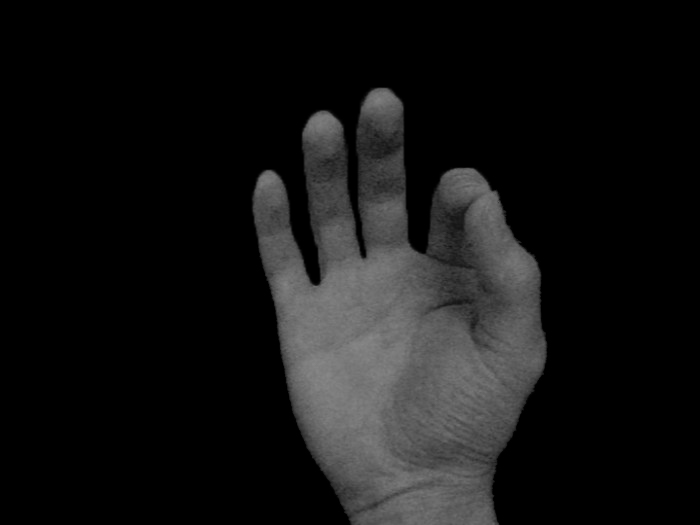
#> input picture Exp#3/Backgroung_Black/100_3101.jpg, 700 x 525 px, given in place of the camera
$ python HandGestureBook.py   (older library calls are emulated)
#> lines starting #> are read from the running program, lines starting #| are printed output that depends on the picture; after the words box and inside, x2 and y2 are one past the last pixel; in counts of white or black regions, pixels touching at a corner belong together
import numpy as np
import cv2

cap = cv2.VideoCapture(0)

while (True):
    ret , frame = cap.read()
#> frame is the input picture: shape (525, 700, 3); min 0, max 136, mean 20.3

    #coversion from color to gray
    gray = cv2.cvtColor(frame , cv2.COLOR_BGR2GRAY)

    #make edge detection , and countours easy by blending pixels reduces noise

    blur =  cv2.GaussianBlur(gray, (3,3), 0)

    #Extract the area of the hand from background
    #segment the image by binarizing it  (threshold)
    # OTSU good for back and forre-ground images
    ret , otsu = cv2.threshold( blur ,0 , 255 , cv2.THRESH_BINARY_INV + cv2.THRESH_OTSU)
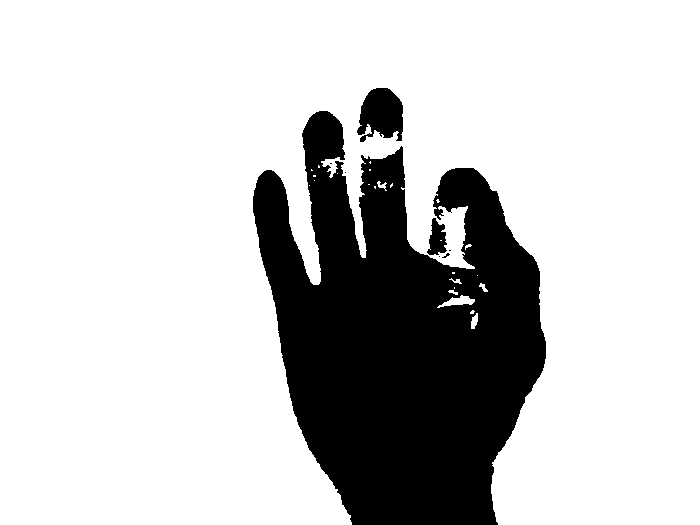
#> otsu: shape (525, 700); 78.6% white; 8 black regions (5 under 20 px), largest, box (x1, y1, x2, y2) and area: (253, 111, 546, 525) 76309, (357, 88, 403, 142) 1800, (427, 218, 447, 255) 473
#> ret = 46
    #thresh = cv2.erode(otsu,None, iterations = 2)
    thresh = cv2.dilate (otsu, None , iterations = 2)
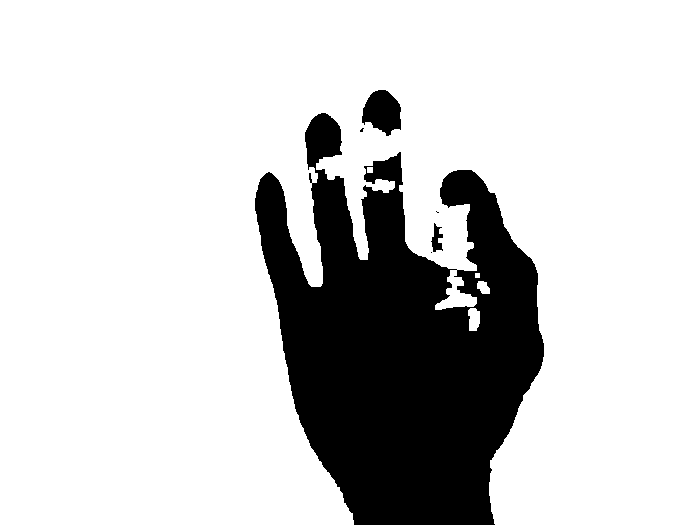
#> thresh: shape (525, 700); 80.4% white; 6 black regions (3 under 20 px)
    # show image
    cv2.imshow ('Original',gray)
    #cv2.imshow ('Blur' , blur)
    cv2.imshow ('OTSU' , otsu)
    cv2.imshow('thresh' , thresh )
  #find the countors in the image
    im2, contours, hierarchy = cv2.findContours(thresh,cv2.RETR_TREE,cv2.CHAIN_APPROX_SIMPLE)
#> contours = 12 contours, 5 with area under 20; largest, box (x1, y1, x2, y2) and area: (0, 0, 700, 525) 294467, (361, 89, 402, 137) 1320, (430, 222, 444, 253) 232, (468, 308, 480, 331) 200, (477, 281, 490, 294) 106, (308, 172, 313, 184) 32, (367, 167, 373, 173) 25

# find the largest countour
    areas = [cv2.contourArea(temp) for temp in contours]
#> areas = [200.5, 106, 16, 25, 294467, 2, 232.5, 4, 2, 32, 15.5, 1320]
    max_index = np.argmax(areas)
#> max_index = 4
    largest_contour = contours[max_index]
#> largest_contour = contour of 792 points, box (x1, y1, x2, y2) (0, 0, 700, 525), area 294467


# draw the largest countours

    #cv2.drawContours(frame, largest_contour, -1, (0,255,0), 3)
    #cv2.imshow('frame' , frame )

# take out vertices
    approx = cv2.approxPolyDP(largest_contour, .01*cv2.arcLength(largest_contour,True), True)
#> approx = contour of 14 points, box (x1, y1, x2, y2) (0, 0, 700, 525), area 301980

    cv2.drawContours(frame, approx, -1, (0,255,0), 3)
    cv2.imshow('approx' , frame )

# Determine convex hull of the  polygon, Using Vertices for forming convex hull
# return a set of points that can be used to draw a convex hull of the hand

    hull = cv2.convexHull (approx, returnPoints = True  )
#> hull = [[699, 0], [699, 524], [0, 524], [0, 0]]

#write how many fingers to screen is the user holding

    cv2.putText(frame ,'Number of Fingers ' + str (len(hull)-2),(10,30),cv2.FONT_HERSHEY_COMPLEX_SMALL,1,(255,0,0))

#draws convex hull around the hand
    cv2.drawContours(frame,[hull],0,(0,0,255),1)
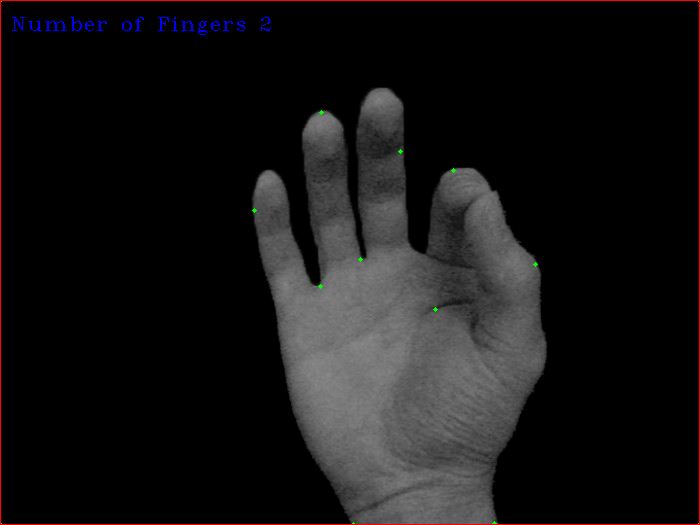
#> frame: shape (525, 700, 3); mean B, G, R 20.8, 20.3, 21.9

    cv2.imshow('new frame' , frame )
    # see if ESC key is pressed every  1 MS
    keyPressed = cv2.waitKey(1)
#> (key Esc is pressed here)
    print(str(keyPressed))

    if  keyPressed == 27:
        break

cv2.destroyAllWindows()
#> (the run stopped early here; a loop or call above may not have finished)

$ run again, on Exp#3/Backgroung_Black/100_3102.jpg
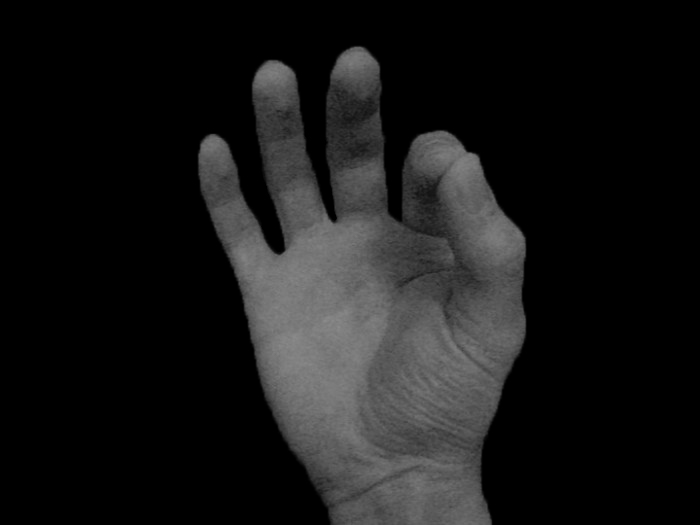
#> input picture Exp#3/Backgroung_Black/100_3102.jpg, 700 x 525 px, given in place of the camera
#> frame is the input picture: shape (525, 700, 3); min 0, max 139, mean 23.9
#> `ret , otsu = cv2.threshold( blur ,0 , 255 , cv2.THRESH_BINARY_INV + cv..`:
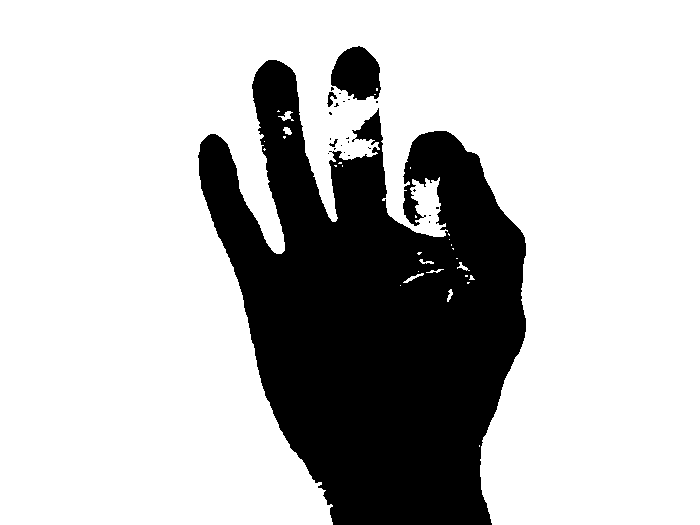
#> otsu: shape (525, 700); 74.7% white; 24 black regions (20 under 20 px), largest, box (x1, y1, x2, y2) and area: (198, 60, 526, 525) 90658, (331, 46, 381, 100) 1975, (327, 92, 337, 107) 70, (329, 139, 338, 147) 28
#> ret = 46
#> thresh: shape (525, 700); 76.7% white; 5 black regions (1 under 20 px)
#> contours = 11 contours, 1 with area under 20; largest, box (x1, y1, x2, y2) and area: (0, 0, 700, 525) 280422, (332, 48, 379, 99) 1595, (398, 267, 446, 288) 313, (358, 115, 381, 141) 312, (454, 256, 477, 286) 270
#> areas = [115, 313, 269.5, 165, 142, 218.5, 280422, 165.5, 6, 312.5, 1595]
#> max_index = 6
#> largest_contour = contour of 821 points, box (x1, y1, x2, y2) (0, 0, 700, 525), area 280422
#> approx = contour of 14 points, box (x1, y1, x2, y2) (0, 0, 700, 525), area 286775
#> hull = [[699, 0], [699, 524], [0, 524], [0, 0]]
#> `cv2.drawContours(frame,[hull],0,(0,0,255),1)`:
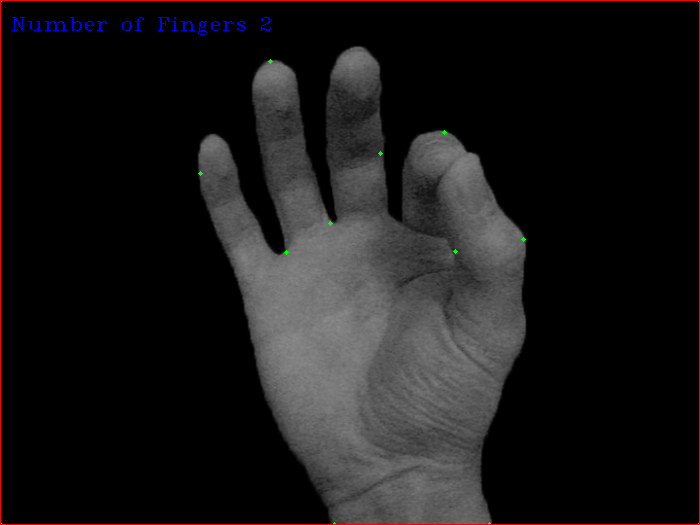
#> frame: shape (525, 700, 3); mean B, G, R 24.3, 23.9, 25.5

$ run again, on Exp#3/Backgroung_Black/100_3103.jpg
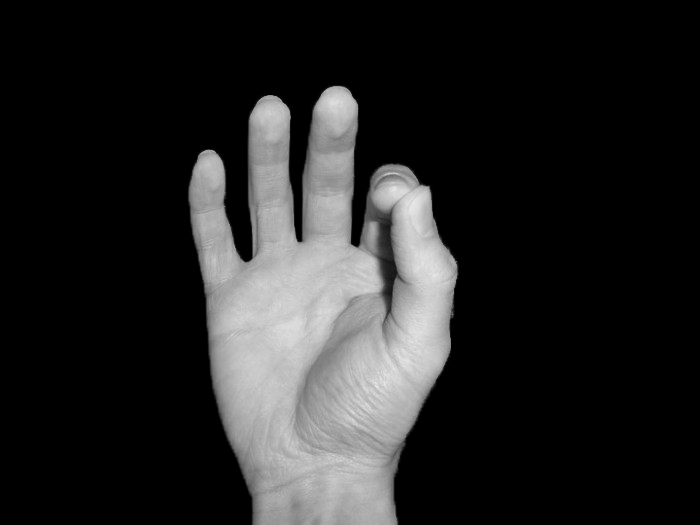
#> input picture Exp#3/Backgroung_Black/100_3103.jpg, 700 x 525 px, given in place of the camera
#> frame is the input picture: shape (525, 700, 3); min 0, max 233, mean 36.9
#> `ret , otsu = cv2.threshold( blur ,0 , 255 , cv2.THRESH_BINARY_INV + cv..`:
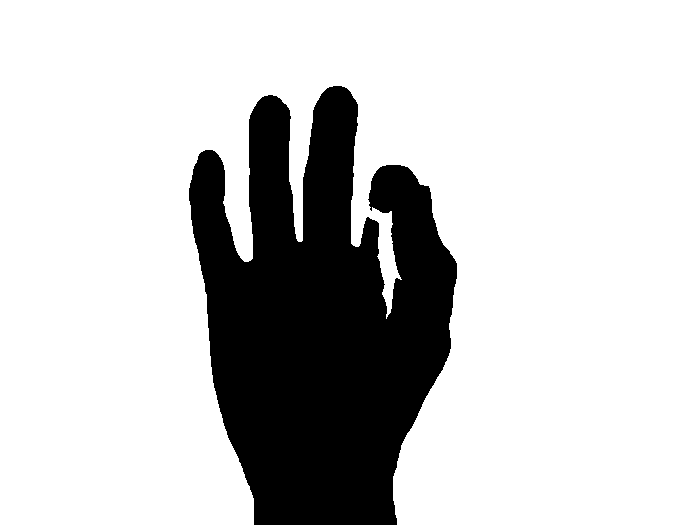
#> otsu: shape (525, 700); 79% white; 1 black region, box (x1, y1, x2, y2) and area: (189, 86, 457, 525) 77178
#> ret = 86
#> thresh: shape (525, 700); 80.2% white; 1 black region
#> contours = 1 contour; box (x1, y1, x2, y2) and area: (0, 0, 700, 525) 292825
#> areas = [292825]
#> max_index = 0
#> largest_contour = contour of 672 points, box (x1, y1, x2, y2) (0, 0, 700, 525), area 292825
#> approx = contour of 14 points, box (x1, y1, x2, y2) (0, 0, 700, 525), area 302439
#> hull = [[699, 0], [699, 524], [0, 524], [0, 0]]
#> `cv2.drawContours(frame,[hull],0,(0,0,255),1)`:
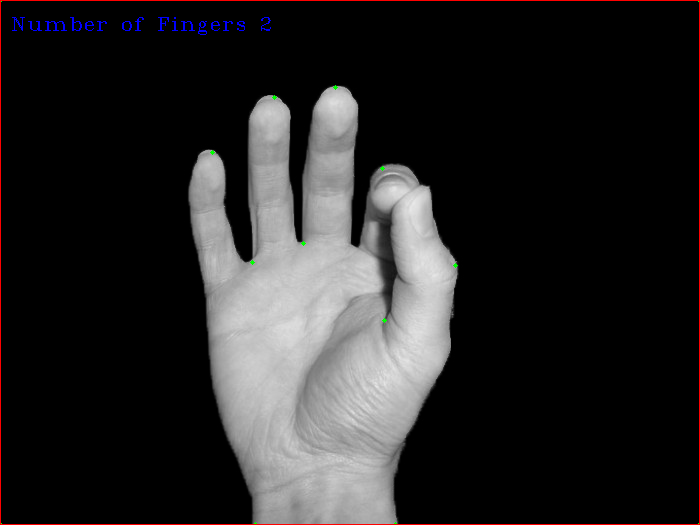
#> frame: shape (525, 700, 3); mean B, G, R 37.3, 36.9, 38.5
